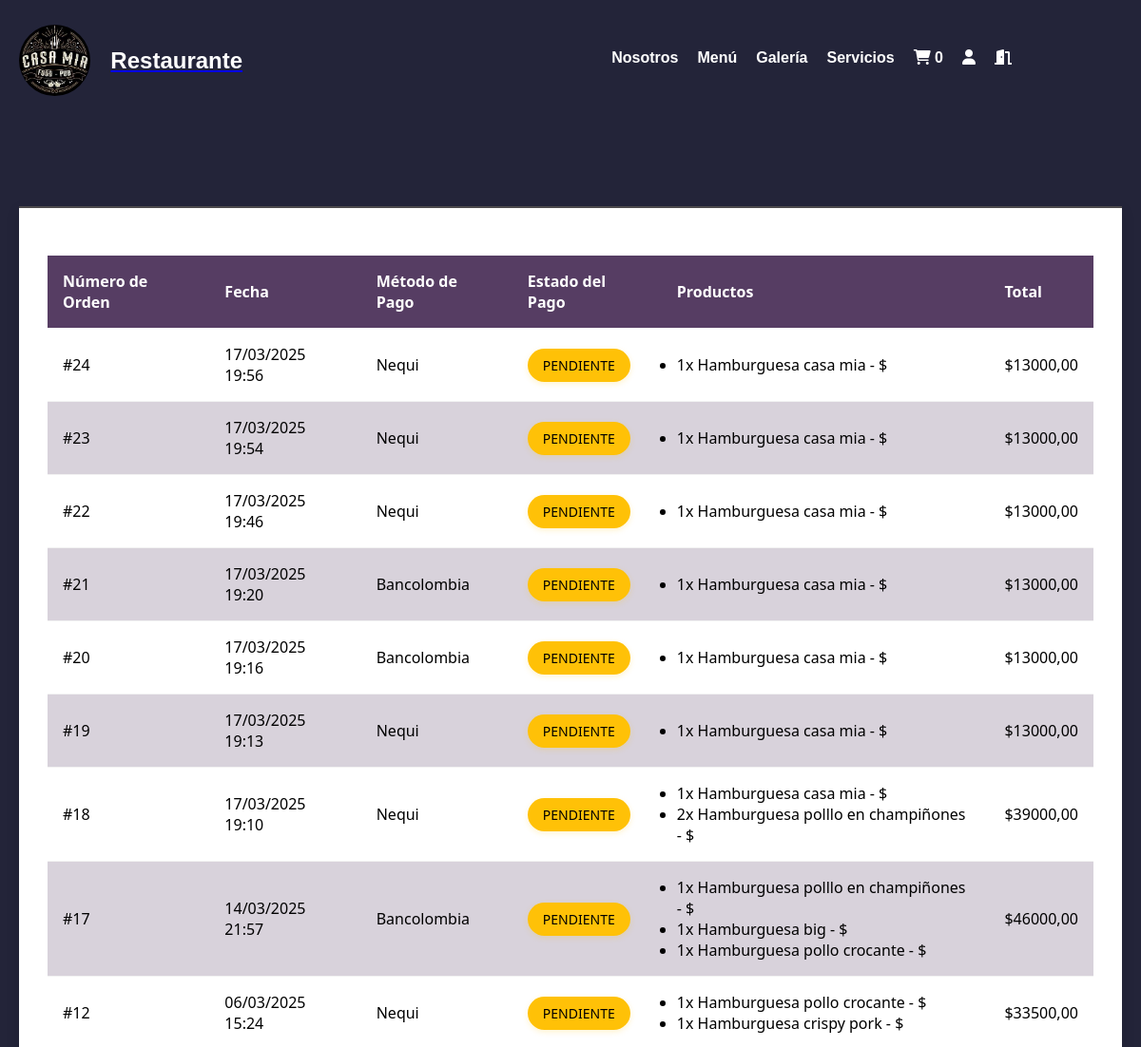
The app's page /historial/ (signed in, upper part), older data.
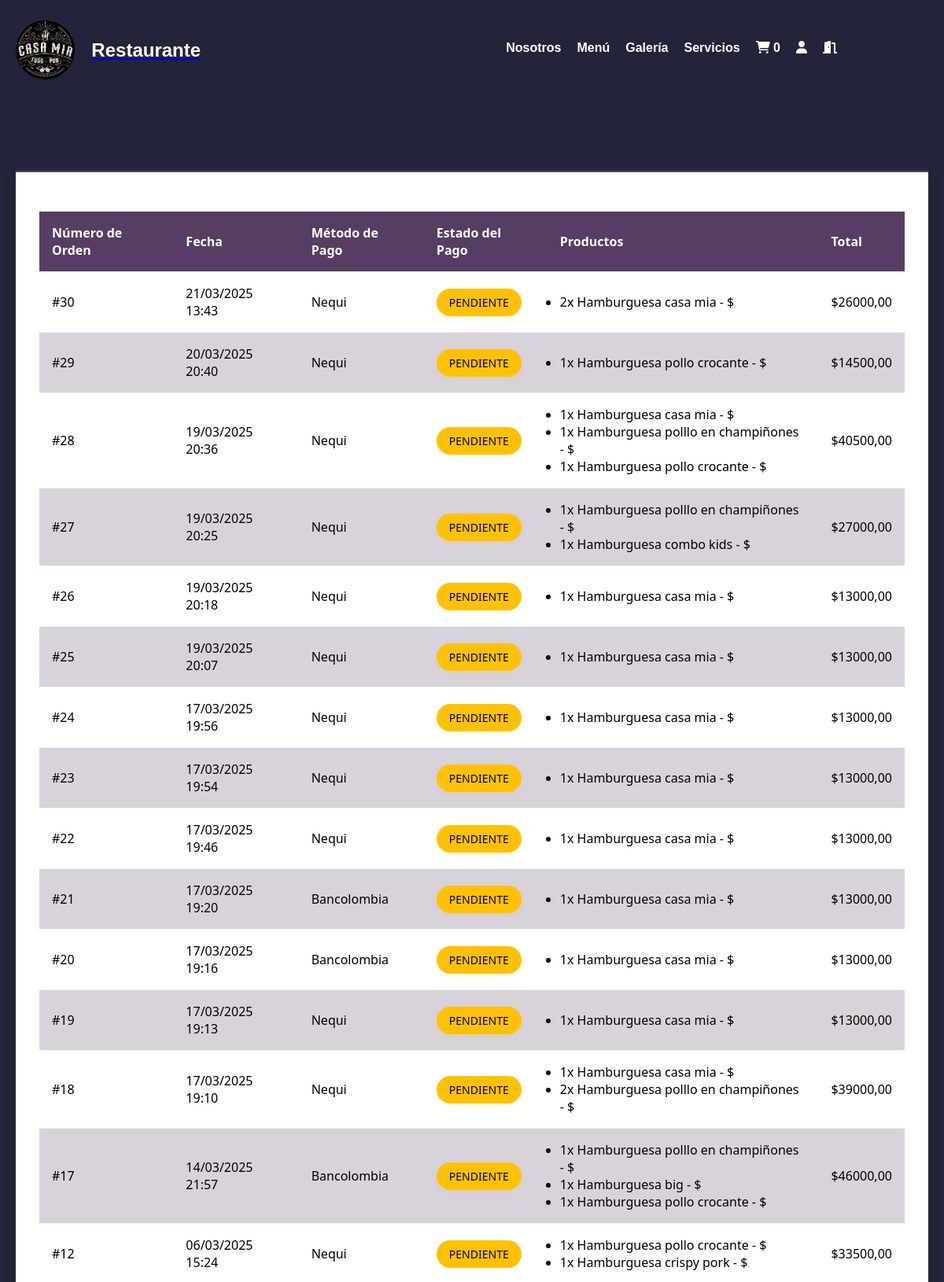
The same page, newer data.
### web/models.py (models this page shows, shortened)
class Orden(models.Model):
        usuario = models. ForeignKey(User, on_delete=models. CASCADE, null=True, blank=True)
        nombre = models. CharField (max_length=200)
        email = models. EmailField ()
        telefono = models.CharField (max_length=20)
        sesion_id = models.CharField(max_length=100, null=True, blank=True)
        total = models.DecimalField(max_digits=10, decimal_places=0)
        metodo_pago = models.CharField(max_length=20, choices=[( 'nequi','Nequi'), ('bancolombia', 'Bancolombia')])
        pagado = models.BooleanField(default=False)
        fecha_creacion = models.DateTimeField (auto_now_add=True)

class OrdenItem(models.Model):
        orden = models.ForeignKey(Orden, related_name='items', on_delete=models.CASCADE)
        producto = models.ForeignKey(Producto, on_delete=models.CASCADE)
        precio = models.DecimalField(max_digits=10, decimal_places=2)
        cantidad = models.IntegerField(default=1)

class Producto(models.Model):
    id = models.AutoField(primary_key=True)
    imagen = models.ImageField(upload_to='productos/', blank=True, null=True)
    nombre = models.CharField(max_length=255)
    caracteristicas = models.TextField()
    precio = models.DecimalField(max_digits=10, decimal_places=2)
    cantidad = models.PositiveIntegerField()  # Asegúrate de que este campo esté definido

### web/views.py (the view)
# urls.py: path('historial/', views.historial, name='historial'),
def historial(request):
    fecha_inicio = request.GET.get('fecha_inicio')
    fecha_fin = request.GET.get('fecha_fin')
    ordenes = Orden.objects.filter(usuario=request.user)
    if fecha_inicio:
        ordenes = ordenes.filter(fecha_creacion__gte=fecha_inicio)
    if fecha_fin:
        ordenes = ordenes.filter(fecha_creacion__lte=fecha_fin)
    ordenes = ordenes.order_by('-fecha_creacion')
    context = {
        'ordenes': ordenes,
        'fecha_inicio': fecha_inicio,
        'fecha_fin': fecha_fin
    }
    return render(request, 'historial.html', context)

### web/templates/historial.html (shortened to what this page needs)
    {% extends 'base.html' %}
    {% load static %}
    {% block content %}
    <link rel="stylesheet" href="{% static 'css/historial.css' %}">
    <div class="container mt-4">
        {% if ordenes %}
            <div class="table-container">
                <table class="ordenes-table">
                    <thead>
                        <tr>
                            <th>Número de Orden</th>
                            <th>Fecha</th>
                            <th>Método de Pago</th>
                            <th>Estado del Pago</th>
                            <th>Productos</th>
                            <th>Total</th>
                        </tr>
                    </thead>
                    <tbody>
                        {% for orden in ordenes %}
                        <tr>
                            <td>#{{ orden.id }}</td>
                            <td>{{ orden.fecha_creacion|date:"d/m/Y H:i" }}</td>
                            <td>{{ orden.get_metodo_pago_display|default:orden.metodo_pago }}</td>
                            <td>
                                <span class="estado-pago {% if orden.comprobante %}pagado{% else %}pendiente{% endif %}">
                                    {% if orden.comprobante %}Pagado{% else %}Pendiente{% endif %}
                                </span>
                            </td>
                            <td>
                                <ul>
                                    {% for item in orden.items.all %}
                                        <li>{{ item.cantidad }}x {{ item.producto.nombre }} - ${{ item.calcular_subtotal|floatformat:2 }}</li>
                                    {% endfor %}
                                </ul>
                            </td>
                            <td>${{ orden.total|floatformat:2 }}</td>
                        </tr>
                        {% endfor %}
                    </tbody>
                </table>
            </div>
        {% else %}
            <div class="no-ordenes">
                <p>No tienes compras registradas aún.</p>
                <a href="{% url 'home' %}" class="btn btn-primary">Ir a comprar</a>
            </div>
        {% endif %}
    </div>
    {% endblock %}

### web/templates/base.html (shortened to what this page needs)
<!DOCTYPE html>
<html lang="en">
<head>
    {% load static %}
    <link rel="stylesheet" href="{% static 'css/style.css' %}">
    <link rel="stylesheet" href="https://cdnjs.cloudflare.com/ajax/libs/font-awesome/6.0.0-beta3/css/all.min.css">
</head>
<body >
     <header>
         <nav>
             <a href="{% url 'home' %}">
                 <div class="logo">
                     <img src="{% static 'img/CASAMIA.jpeg' %}" alt="Logo Restaurante">
                     <h1 class="tutu" >Restaurante</h1>
                 </div>
             </a>
             <ul class="menu">
                 <li class="dropdown">
                     <a href="{% url 'nosotros' %}">Nosotros</a>
                 </li>
                 <li><a href="{% url 'productos' %}">Menú</a></li>
                 <li><a href="{% url 'galeria' %}">Galería</a></li>
                 <li><a href="{% url 'domicilios' %}">Servicios</a></li>
                 {% if user.is_authenticated %}
                 <li>
                     <a href="{% url 'ver_carrito' %}" class="icono-login">
                         <i class="fa-solid fa-cart-shopping"></i>
                         {% with total_items=request.user.carritoitem_set.count %}
                             <span class="badge bg-danger">{{ total_items }}</span>
                         {% endwith %}
                     </a>
                 </li>
                 {% endif %}
                 {% if user.is_authenticated %}
                     <li class="dropdown">
                        <a href="{% url 'perfil' %}"> <i class="fa-solid fa-user"></i></a>
                    </li>
                 {% endif %}
                 {% if user.is_authenticated %}
                     <li>
                         <a href="{% url 'logout' %}">
                            <i class="fa-solid fa-door-open"></i>
                         </a>
                     </li>
                 {% endif %}
             </ul>
         </nav>
     </header>
        {% block content %}
        {% endblock %}
</body>
</html>

### web/static/css/style.css (style rules this page uses)
* { margin: 0; padding: 0; box-sizing: border-box; }
body { font-family: Arial, sans-serif; background-color: rgba(35, 36, 57, 1); background-repeat: no-repeat; background-attachment: fixed; background-size: cover; }
header { padding: 20px; }
nav { display: flex; justify-content: space-between; align-items: center; margin-right: 10%; }
.logo { display: flex; align-items: center; gap: 10%; margin-top: 3%; text-align: center; color: #ffffff; text-decoration: none; list-style: none; }
.logo img { border-radius: 50%; height: 75px; }
.menu { list-style: none; display: flex; }
.menu li { margin-left: 20px; }
.menu a { gap: 10%; text-decoration: none; color: #ffffff; font-weight: bold; }
.dropdown { position: relative; }

### web/static/css/historial.css (style rules this page uses)
.container { font-family: 'Segoe UI', Tahoma, Geneva, Verdana, sans-serif; color: #ffffff; margin-top: 8%; margin-bottom: 8%; padding: 0 20px; }
.table-container { overflow-x: auto; background: #ffffff; padding: 30px; border-radius: 0 0 15px 15px; box-shadow: 0 6px 15px rgba(0, 0, 0, 0.12); border-top: 2px solid #4c4a4c; color: black; }
.ordenes-table { width: 100%; border-collapse: collapse; margin-top: 20px; }
.ordenes-table th, .ordenes-table td { padding: 16px; text-align: left; border-bottom: 1px solid #f2f2f2; font-size: 16px; font-weight: 400; }
.ordenes-table th { background-color: #c1bfc3; color: white; font-weight: 600; }
.ordenes-table tr:nth-child(even) { background-color: #3498db; }
.estado-pago { padding: 8px 16px; border-radius: 20px; font-weight: 500; text-transform: uppercase; font-size: 14px; }
.pendiente { background-color: #ffc107; color: black; box-shadow: 0 2px 6px rgba(255, 193, 7, 0.2); }
.table-container { overflow-x: auto; background: #ffffff; padding: 30px; border-radius: 0 0 15px 15px; box-shadow: 0 6px 15px rgba(0, 0, 0, 0.12); border-top: 2px solid #4c4a4c; }
.ordenes-table th { background-color: #563d63; color: white; font-weight: 600; }
.ordenes-table tr:nth-child(even) { background-color: #d8d2db; }

Row changes from the older to the newer data that the page shows:
added Orden: id "30", fecha_creacion "21/03/2025 13:43", metodo_pago "Nequi", total "26000,00"
added OrdenItem: cantidad "2", producto.nombre "Hamburguesa casa mia", shown under "30"
added Orden: id "29", fecha_creacion "20/03/2025 20:40", metodo_pago "Nequi", total "14500,00"
added OrdenItem: cantidad "1", producto.nombre "Hamburguesa pollo crocante", shown under "29"
added Orden: id "28", fecha_creacion "19/03/2025 20:36", metodo_pago "Nequi", total "40500,00"
added OrdenItem: cantidad "1", producto.nombre "Hamburguesa casa mia", shown under "28"
added OrdenItem: cantidad "1", producto.nombre "Hamburguesa polllo en champiñones", shown under "28"
added OrdenItem: cantidad "1", producto.nombre "Hamburguesa pollo crocante", shown under "28"
added Orden: id "27", fecha_creacion "19/03/2025 20:25", metodo_pago "Nequi", total "27000,00"
added OrdenItem: cantidad "1", producto.nombre "Hamburguesa polllo en champiñones", shown under "27"
added OrdenItem: cantidad "1", producto.nombre "Hamburguesa combo kids", shown under "27"
added Orden: id "26", fecha_creacion "19/03/2025 20:18", metodo_pago "Nequi", total "13000,00"
added OrdenItem: cantidad "1", producto.nombre "Hamburguesa casa mia", shown under "26"
added Orden: id "25", fecha_creacion "19/03/2025 20:07", metodo_pago "Nequi", total "13000,00"
added OrdenItem: cantidad "1", producto.nombre "Hamburguesa casa mia", shown under "25"
